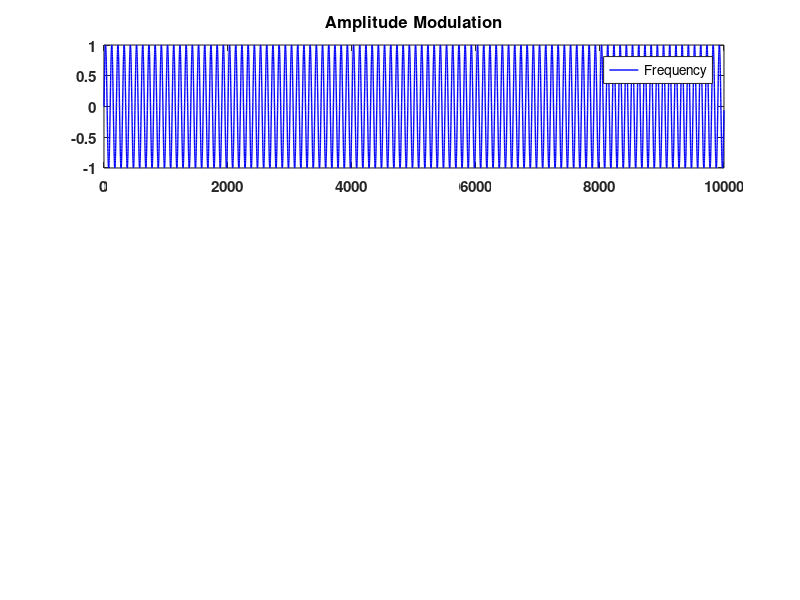

The MATLAB script that drew this image: (Note: this script raises an error after producing the figure.)
format long g
format compact
clc
close all
clearvars

% get the location of the script file to save figures
full_path = mfilename('fullpath');
[scriptpath,  filename, ext] = fileparts(full_path);

line_width = 1.0;
plot_num = 1;

data_path = 'D:\data\modulation\';

%% AM modulation

sample_rate = 1e6;

% time
t = 0:9999;

% base frequency to modulate
fo = 10000;
freq = sin(2*pi()*fo/sample_rate*t);

% amplitude
amplitude = 0.5*cos(2*pi()*(200/sample_rate)*t) + 0.5;

% create the signal
am_sig = freq.*amplitude;

% data plots
figure(plot_num)
set(gcf,'position',([50,50,1600,500]),'color','w')

subplot(3,1,1)
hold on
grid on
box on
plot(t, freq, 'b', 'LineWidth', line_width)
set(gca,'fontweight','bold','FontSize',11);
xlim([0, numel(t)]);
legend('Frequency')
title('Amplitude Modulation', 'fontweight','bold','FontSize',12);
ax = gca;
ax.Position = [0.02 ax.Position(2) 0.96 ax.Position(4)];

subplot(3,1,2)
hold on
grid on
box on
plot(t, amplitude, 'k', 'LineWidth', line_width)
set(gca,'fontweight','bold','FontSize',11);
xlim([0, numel(t)]);
legend('Analog Data')
ax = gca;
ax.Position = [0.02 ax.Position(2) 0.96 ax.Position(4)];

subplot(3,1,3)
hold on
grid on
box on
plot(t, amplitude, 'k', 'LineWidth', line_width)
plot(t, am_sig, 'b', 'LineWidth', line_width)
set(gca,'fontweight','bold','FontSize',11);
xlim([0, numel(t)]);
legend({'Data', 'Modulated Data'});
ax = gca;
ax.Position = [0.02 ax.Position(2) 0.96 ax.Position(4)];
print(plot_num, '-dpng', fullfile(data_path,strcat('am_time_plot.png')));
plot_num = plot_num + 1;

[s, f, ts] = spectrogram(complex(am_sig, zeros(1, numel(am_sig))), 64, 32, 64, sample_rate, 'centered'); 

% spectrogram
figure(plot_num)
set(gcf,'position',([50,50,1000,800]),'color','w')
surf(ts, f/1e6, 20*log10(abs(s)), 'EdgeColor', 'none')
colormap(jet(100));
grid on
box on
set(gca,'fontweight','bold','FontSize',12);
xlabel('Time (s)', 'fontweight','bold','FontSize',12);
ylabel('Frequency (MHz)', 'fontweight','bold','FontSize',12);
zlabel('Amplitude (dBfs)', 'fontweight','bold','FontSize',12);
ax = gca;
ax.Position = [0.08 0.08 0.875 0.88];

view(0,0);
print(plot_num, '-dpng', fullfile(data_path,strcat('am_spectrogram_0_0.png')));
view(90,0)
print(plot_num, '-dpng', fullfile(data_path,strcat('am_spectrogram_90_0.png')));
view(90,-90)
print(plot_num, '-dpng', fullfile(data_path,strcat('am_spectrogram_90_90.png')));

plot_num = plot_num + 1;

%% ASK

amplitude = 1.0;
sample_rate = 1e6;
symbol_length = 0.001;

% time
t = 0:9999;

% base frequency to modulate
fo = 10000;
freq = sin(2*pi()*fo/sample_rate*t);

% amplitude
% A0 = 0.1*ones(1, 1000);
% A1 = 0.95 * ones(1, 1000);
% amplitude = [A1, A1, A0, A1, A0, A0, A1, A0, A1, A0];
% data
data = [1, 0, 1, 0, 0, 1, 1, 1, 0, 1];
[iq] = generate_ask(data, amplitude, sample_rate, symbol_length);
ask_sig = freq.' .* real(iq);

% create the signal
% ask_sig = freq.*amplitude;

% data plots
figure(plot_num)
set(gcf,'position',([50,50,1600,500]),'color','w')

subplot(3,1,1)
hold on
grid on
box on
plot(t, freq, 'b', 'LineWidth', line_width)
set(gca,'fontweight','bold','FontSize',11);
xlim([0, numel(t)]);
legend('Frequency')
title('ASK Modulation', 'fontweight','bold','FontSize',12);
ax = gca;
ax.Position = [0.02 ax.Position(2) 0.96 ax.Position(4)];

subplot(3,1,2)
hold on
grid on
box on
plot(t, amplitude, 'k', 'LineWidth', line_width)
set(gca,'fontweight','bold','FontSize',11);
xlim([0, numel(t)]);
legend('Binary Data')
ax = gca;
ax.Position = [0.02 ax.Position(2) 0.96 ax.Position(4)];

subplot(3,1,3)
hold on
grid on
box on
plot(t, real(iq), 'k', 'LineWidth', line_width)
plot(t, ask_sig, 'b', 'LineWidth', line_width)
set(gca,'fontweight','bold','FontSize',11);
xlim([0, numel(t)]);
legend({'Data', 'Modulated Data'});
ax = gca;
ax.Position = [0.02 ax.Position(2) 0.96 ax.Position(4)];
print(plot_num, '-dpng', fullfile(data_path,strcat('ask_time_plot.png')));
plot_num = plot_num + 1;

[s, f, ts] = spectrogram(ask_sig, 64, 32, 64, sample_rate, 'centered'); 

% spectrogram
figure(plot_num)
set(gcf,'position',([50,50,1000,800]),'color','w')
surf(ts, f/1e6, 20*log10(abs(s)), 'EdgeColor', 'none')
colormap(jet(100));
grid on
box on
set(gca,'fontweight','bold','FontSize',12);
xlabel('Time (s)', 'fontweight','bold','FontSize',12);
ylabel('Frequency (MHz)', 'fontweight','bold','FontSize',12);
zlabel('Amplitude (dBfs)', 'fontweight','bold','FontSize',12);
ax = gca;
ax.Position = [0.08 0.08 0.875 0.88];

view(0,0);
print(plot_num, '-dpng', fullfile(data_path,strcat('ask_spectrogram_0_0.png')));
view(90,0)
print(plot_num, '-dpng', fullfile(data_path,strcat('ask_spectrogram_90_0.png')));
view(90,-90)
print(plot_num, '-dpng', fullfile(data_path,strcat('ask_spectrogram_90_90.png')));

plot_num = plot_num + 1;

%% FM
amplitude = 1.0;

sample_rate = 1e6;
analog_sr = 20000;

% time
t = (0:199);

% base frequency to modulate
fo = sample_rate;
freq = sin(2*pi()*fo/(200*sample_rate)*(0:19999));

% analog data
d1 = cos(2*pi()*(400/analog_sr)*t);
d2 = cos(2*pi()*(100/analog_sr)*t);
d3 = cos(2*pi()*(600/analog_sr)*t);
d4 = cos(2*pi()*(200/analog_sr)*t);
d5 = cos(2*pi()*(800/analog_sr)*t);
data = [d1, d2, d3, d4, d5];


[iq] = generate_fm(data, sample_rate, 1/analog_sr, 4000, amplitude);
fm_sig = imag(iq);

% calculate the real FM signal
% samples_per_symbol = floor(sample_rate * 1/analog_sr + 0.5);
% fm_sig = zeros(numel(data) * samples_per_symbol, 1);

% int_val = 0;
% index = 1;
% 
% for idx = 1:numel(data)-1
% 
%     % // short cuts based on evenely spaced upsampling
%     slope = (data(idx+1) - data(idx))/(samples_per_symbol);
% 
%     for jdx = 0:samples_per_symbol-1
%         int_val = int_val + (data(idx) + jdx*slope);
%         fm_sig(index) = cos(int_val*2*pi*(4000/sample_rate));
%         index = index + 1;
%     end
% end

t_plot = (0:numel(data)-1)/analog_sr;
fm_plot = (0:numel(fm_sig)-1)/sample_rate;

% data plots
figure(plot_num)
set(gcf,'position',([50,50,1600,500]),'color','w')

subplot(3,1,1)
hold on
grid on
box on
plot(0:numel(freq)-1, freq, 'b', 'LineWidth', line_width)
set(gca,'fontweight','bold','FontSize',11);
xlim([0, numel(freq)-1]);
legend('Frequency')
title('Frequency Modulation', 'fontweight','bold','FontSize',12);
ax = gca;
ax.Position = [0.02 ax.Position(2) 0.96 ax.Position(4)];

subplot(3,1,2)
hold on
grid on
box on
plot(t_plot, data, 'k', 'LineWidth', line_width)
set(gca,'fontweight','bold','FontSize',11);
xlim([0,t_plot(end)]);
legend('Binary Data')
ax = gca;
ax.Position = [0.02 ax.Position(2) 0.96 ax.Position(4)];

subplot(3,1,3)
hold on
grid on
box on
% plot(t, data, '--g', 'LineWidth', line_width)
% plot(real(iq_data), 'b', 'LineWidth', line_width)
plot(fm_plot, fm_sig, 'b', 'LineWidth', line_width)
set(gca,'fontweight','bold','FontSize',11);
% xlim([0, numel(t)]);
legend({'Modulated Data'});
ax = gca;
ax.Position = [0.02 ax.Position(2) 0.96 ax.Position(4)];
print(plot_num, '-dpng', fullfile(data_path,strcat('fm_time_plot.png')));
plot_num = plot_num + 1;

[s, f, ts] = spectrogram(iq, 64, 32, 64, sample_rate, 'centered'); 

% spectrogram
figure(plot_num)
set(gcf,'position',([50,50,1000,800]),'color','w')
surf(ts, f/1e6, 20*log10(abs(s)), 'EdgeColor', 'none')
colormap(jet(100));
grid on
box on
set(gca,'fontweight','bold','FontSize',12);
xlabel('Time (s)', 'fontweight','bold','FontSize',12);
ylabel('Frequency (MHz)', 'fontweight','bold','FontSize',12);
zlabel('Amplitude (dBfs)', 'fontweight','bold','FontSize',12);
ax = gca;
ax.Position = [0.08 0.08 0.875 0.88];

view(0,0);
print(plot_num, '-dpng', fullfile(data_path,strcat('fm_spectrogram_0_0.png')));
view(90,0)
print(plot_num, '-dpng', fullfile(data_path,strcat('fm_spectrogram_90_0.png')));
view(90,-90)
print(plot_num, '-dpng', fullfile(data_path,strcat('fm_spectrogram_90_90.png')));

plot_num = plot_num + 1;

%% FSK

sample_rate = 1e6;

% freq
fo = 20000;
symbol_length = 0.001;

% data
% data = randi([0,1], 10,1);
data = [1, 0, 1, 0, 0, 1, 1, 1, 0, 1];

d2 = [];
for idx=1:numel(data)
    d2 = cat(1, d2, data(idx)*ones(sample_rate*symbol_length, 1));
end

iq = generate_fsk(data, 1, sample_rate, symbol_length, 0, fo);
fsk_sig = imag(iq);
t_iq = (0:numel(iq)-1)/sample_rate;

x_data = 0:numel(data)-1;
fm_plot = (0:numel(fsk_sig)-1)/sample_rate;

% data plot
figure(plot_num)
set(gcf,'position',([50,50,1600,400]),'color','w')

subplot(2,1,1)
hold on
grid on
box on
plot(x_data, data, 'k', 'LineWidth', 1)
set(gca,'fontweight','bold','FontSize',11);
xlim([0,x_data(end)]);
legend('Binary Data')
title('FSK Modulation', 'fontweight','bold','FontSize',12);
ax = gca;
ax.Position = [0.02 ax.Position(2) 0.96 ax.Position(4)];

subplot(2,1,2)
hold on
grid on
box on
plot(fm_plot, d2, 'k', 'LineWidth', line_width)
plot(fm_plot, fsk_sig, 'b', 'LineWidth', line_width)
set(gca,'fontweight','bold','FontSize',11);
xlim([0, fm_plot(end)]);
legend({'Data', 'Modulated Data'});
ax = gca;
ax.Position = [0.02 0.125 0.96 ax.Position(4)];
print(plot_num, '-dpng', fullfile(data_path,strcat('fsk_time_plot.png')));
plot_num = plot_num + 1;

% iq data plot
figure(plot_num)
set(gcf,'position',([50,50,1000,800]),'color','w')
scatter3(t_iq, real(iq), imag(iq), 20, 'o', 'b', 'filled');
hold on
box on
grid on
plot3(t_iq, real(iq), imag(iq), 'b');
set(gca,'fontweight','bold','FontSize',11);
xlabel('Time (s)', 'fontweight','bold');
ylabel('I', 'fontweight','bold');
zlabel('Q', 'fontweight','bold');
view(-70,10);
ax = gca;
ax.Position = [0.08 0.08 0.865 0.88];
print(plot_num, '-dpng', fullfile(data_path,strcat('fsk_iq_plot.png')));
plot_num = plot_num + 1;

[s, f, ts] = spectrogram(iq, 512, 480, 512, sample_rate, 'centered'); 

% spectrogram
figure(plot_num)
set(gcf,'position',([50,50,1000,800]),'color','w')
surf(ts, f/1e6, 20*log10(abs(s)), 'EdgeColor', 'none')
colormap(jet(100));
grid on
box on
set(gca,'fontweight','bold','FontSize',12);
xlabel('Time (s)', 'fontweight','bold','FontSize',12);
ylabel('Frequency (MHz)', 'fontweight','bold','FontSize',12);
zlabel('Amplitude (dBfs)', 'fontweight','bold','FontSize',12);
ax = gca;
ax.Position = [0.08 0.08 0.875 0.88];

view(0,0);
print(plot_num, '-dpng', fullfile(data_path,strcat('fsk_spectrogram_0_0.png')));
view(90,0)
print(plot_num, '-dpng', fullfile(data_path,strcat('fsk_spectrogram_90_0.png')));
view(90,-90)
print(plot_num, '-dpng', fullfile(data_path,strcat('fsk_spectrogram_90_90.png')));

plot_num = plot_num + 1;


%% bpsk

amplitude = 1.0;
sample_rate = 10e6;

bit_length = 0.000001;

% data
data = randi([0,1], 200,1);
x_data = 0:numel(data)-1;

num_bits = 1;
iq_map = [-1+-0i; 1+0i];
gc = [0,1];

[iq] = generate_bpsk(data, amplitude, sample_rate, bit_length);
t_iq = (0:numel(iq)-1)/sample_rate;

% data plots
figure(plot_num)
set(gcf,'position',([50,50,1600,400]),'color','w')

subplot(2,1,1)
hold on
grid on
box on
plot(x_data, data, 'k', 'LineWidth', 1)
set(gca,'fontweight','bold','FontSize',11);
xlim([0,x_data(end)]);
legend('Binary Data')
title('BPSK Modulation', 'fontweight','bold','FontSize',12);
ax = gca;
ax.Position = [0.02 ax.Position(2) 0.96 ax.Position(4)];

subplot(2,1,2)
hold on
grid on
box on
plot(t_iq, real(iq), 'b', 'LineWidth', line_width)
plot(t_iq, imag(iq), 'r', 'LineWidth', line_width)
set(gca,'fontweight','bold','FontSize',11);
xlim([0, t_iq(end)]);
legend({'I', 'Q'});
ax = gca;
ax.Position = [0.02 0.125 0.96 ax.Position(4)];
print(plot_num, '-dpng', fullfile(data_path,strcat('bpsk_time_plot.png')));
plot_num = plot_num + 1;

% iq map plot
figure(plot_num)
set(gcf,'position',([50,50,1000,800]),'color','w')
hold on
grid on
box on
scatter(real(iq_map), imag(iq_map), 20, 'o', 'b', 'filled');
for idx=1:numel(iq_map)
    x = real(iq_map(gc(idx)+1,1));
    y = imag(iq_map(gc(idx)+1,1));
    text( x-0.01,y-0.1, strcat(dec2base(gc(idx),2, num_bits)),'Color',[0 0 0], 'fontweight','bold');
end
set(gca,'fontweight','bold','FontSize',11);
xlabel('I', 'fontweight','bold');
ylabel('Q', 'fontweight','bold');
xlim([-1.1, 1.1]);
ylim([-1.1, 1.1]);
pt = title('Constellation Map', 'fontweight','bold','FontSize',12);
set(pt,'position',get(pt,'position')+[0 0.01 0])
ax = gca;
ax.XAxisLocation = 'origin';
ax.YAxisLocation = 'origin';
ax.Position = [0.04 0.04 0.92 0.92];
print(plot_num, '-dpng', fullfile(data_path,strcat('bpsk_iqmap_plot.png')));
plot_num = plot_num + 1;

% iq data plot
figure(plot_num)
set(gcf,'position',([50,50,1000,800]),'color','w')
scatter3(t_iq, real(iq), imag(iq), 20, 'o', 'b', 'filled');
hold on
box on
grid on
plot3(t_iq, real(iq), imag(iq), 'b');
set(gca,'fontweight','bold','FontSize',11);
xlabel('Time (s)', 'fontweight','bold');
ylabel('I', 'fontweight','bold');
zlabel('Q', 'fontweight','bold');
view(-70,10);
ax = gca;
ax.Position = [0.08 0.08 0.875 0.88];
print(plot_num, '-dpng', fullfile(data_path,strcat('bpsk_iq_plot.png')));
plot_num = plot_num + 1;

[s, f, ts] = spectrogram(iq, 128, 64, 128, sample_rate, 'centered'); 

% spectrogram
figure(plot_num)
set(gcf,'position',([50,50,1000,800]),'color','w')
surf(ts, f/1e6, 20*log10(abs(s)), 'EdgeColor', 'none')
colormap(jet(100));
grid on
box on
set(gca,'fontweight','bold','FontSize',12);
xlabel('Time (s)', 'fontweight','bold','FontSize',12);
ylabel('Frequency (MHz)', 'fontweight','bold','FontSize',12);
zlabel('Amplitude (dBfs)', 'fontweight','bold','FontSize',12);
ax = gca;
ax.Position = [0.08 0.08 0.875 0.88];

view(0,0);
print(plot_num, '-dpng', fullfile(data_path,strcat('bpsk_spectrogram_0_0.png')));
view(90,0)
print(plot_num, '-dpng', fullfile(data_path,strcat('bpsk_spectrogram_90_0.png')));
view(90,-90)
print(plot_num, '-dpng', fullfile(data_path,strcat('bpsk_spectrogram_90_90.png')));
plot_num = plot_num + 1;

%% QPSK

amplitude = 1.0;
sample_rate = 10e6;

bit_length = 0.000001;

% data
data = randi([0,1], 2*200,1);
x_data = 0:numel(data)-1;

num_bits = 2;
[iq_map, gc] = create_qam_constellation(num_bits);

[iq] = generate_qpsk(data, sample_rate, bit_length);
t_iq = (0:numel(iq)-1)/sample_rate;

% data plots
figure(plot_num)
set(gcf,'position',([50,50,1600,400]),'color','w')

subplot(2,1,1)
hold on
grid on
box on
plot(x_data, data, 'k', 'LineWidth', 1)
set(gca,'fontweight','bold','FontSize',11);
xlim([0,x_data(end)]);
legend('Binary Data')
title('QPSK Modulation', 'fontweight','bold','FontSize',12);
ax = gca;
ax.Position = [0.02 ax.Position(2) 0.96 ax.Position(4)];

subplot(2,1,2)
hold on
grid on
box on
plot(t_iq, real(iq), 'b', 'LineWidth', line_width)
plot(t_iq, imag(iq), 'r', 'LineWidth', line_width)
set(gca,'fontweight','bold','FontSize',11);
xlim([0, t_iq(end)]);
legend({'I', 'Q'});
ax = gca;
ax.Position = [0.02 0.125 0.96 ax.Position(4)];
print(plot_num, '-dpng', fullfile(data_path,strcat('qpsk_time_plot.png')));
plot_num = plot_num + 1;

% iq map plot
figure(plot_num)
set(gcf,'position',([50,50,1000,800]),'color','w')
hold on
grid on
box on
scatter(real(iq_map), imag(iq_map), 20, 'o', 'b', 'filled');
for idx=1:numel(iq_map)
    x = real(iq_map(gc(idx)+1,1));
    y = imag(iq_map(gc(idx)+1,1));
    text( x-0.02,y-0.05, strcat(dec2base(gc(idx),2, num_bits)),'Color',[0 0 0], 'fontweight','bold');
end
set(gca,'fontweight','bold','FontSize',11);
xlabel('I', 'fontweight','bold');
ylabel('Q', 'fontweight','bold');
xlim([-1.1, 1.1]);
ylim([-1.1, 1.1]);
pt = title('Constellation Map', 'fontweight','bold','FontSize',12);
set(pt,'position',get(pt,'position')+[0 0.01 0])
ax = gca;
ax.XAxisLocation = 'origin';
ax.YAxisLocation = 'origin';
ax.Position = [0.04 0.04 0.92 0.92];
print(plot_num, '-dpng', fullfile(data_path,strcat('qpsk_iqmap_plot.png')));
plot_num = plot_num + 1;

% iq data plot
figure(plot_num)
set(gcf,'position',([50,50,1000,800]),'color','w')
scatter3(t_iq, real(iq), imag(iq), 20, 'o', 'b', 'filled');
hold on
box on
grid on
plot3(t_iq, real(iq), imag(iq), 'b');
set(gca,'fontweight','bold','FontSize',11);
xlabel('Time (s)', 'fontweight','bold');
ylabel('I', 'fontweight','bold');
zlabel('Q', 'fontweight','bold');
view(-70,10);
ax = gca;
ax.Position = [0.08 0.08 0.875 0.88];
print(plot_num, '-dpng', fullfile(data_path,strcat('qpsk_iq_plot.png')));
plot_num = plot_num + 1;

[s, f, ts] = spectrogram(iq, 128, 64, 128, sample_rate, 'centered'); 

% spectrogram
figure(plot_num)
set(gcf,'position',([50,50,1000,800]),'color','w')
surf(ts, f/1e6, 20*log10(abs(s)), 'EdgeColor', 'none')
colormap(jet(100));
grid on
box on
set(gca,'fontweight','bold','FontSize',12);
xlabel('Time (s)', 'fontweight','bold','FontSize',12);
ylabel('Frequency (MHz)', 'fontweight','bold','FontSize',12);
zlabel('Amplitude (dBfs)', 'fontweight','bold','FontSize',12);
ax = gca;
ax.Position = [0.08 0.08 0.875 0.88];

view(0,0);
print(plot_num, '-dpng', fullfile(data_path,strcat('qpsk_spectrogram_0_0.png')));
view(90,0)
print(plot_num, '-dpng', fullfile(data_path,strcat('qpsk_spectrogram_90_0.png')));
view(90,-90)
print(plot_num, '-dpng', fullfile(data_path,strcat('qpsk_spectrogram_90_90.png')));
plot_num = plot_num + 1;

%% O-QPSK

amplitude = 1.0;
sample_rate = 10e6;

bit_length = 0.000001;

% data
data = randi([0,1], 2*200, 1);
x_data = 0:numel(data)-1;

num_bits = 2;
[iq_map, gc] = create_qam_constellation(num_bits);

[iq] = generate_oqpsk(data, sample_rate, bit_length/2);
t_iq = (0:numel(iq)-1)/sample_rate;

% data plot
figure(plot_num)
set(gcf,'position',([50,50,1600,400]),'color','w')

subplot(2,1,1)
hold on
grid on
box on
plot(x_data, data, 'k', 'LineWidth', 1)
set(gca,'fontweight','bold','FontSize',11);
xlim([0,x_data(end)]);
legend('Binary Data')
title('OQPSK Modulation', 'fontweight','bold','FontSize',12);
ax = gca;
ax.Position = [0.02 ax.Position(2) 0.96 ax.Position(4)];

subplot(2,1,2)
hold on
grid on
box on
plot(t_iq, real(iq), 'b', 'LineWidth', line_width)
plot(t_iq, imag(iq), 'r', 'LineWidth', line_width)
set(gca,'fontweight','bold','FontSize',11);
xlim([0, t_iq(end)]);
legend({'I', 'Q'});
ax = gca;
ax.Position = [0.02 0.125 0.96 ax.Position(4)];
print(plot_num, '-dpng', fullfile(data_path,strcat('oqpsk_time_plot.png')));
plot_num = plot_num + 1;

% iq map plot
figure(plot_num)
set(gcf,'position',([50,50,1000,800]),'color','w')
hold on
grid on
box on
scatter(real(iq_map), imag(iq_map), 20, 'o', 'b', 'filled');
for idx=1:numel(iq_map)
    x = real(iq_map(gc(idx)+1,1));
    y = imag(iq_map(gc(idx)+1,1));
    text( x-0.02,y-0.05, strcat(dec2base(gc(idx),2, num_bits)),'Color',[0 0 0], 'fontweight','bold');
end
set(gca,'fontweight','bold','FontSize',11);
xlabel('I', 'fontweight','bold');
ylabel('Q', 'fontweight','bold');
xlim([-1.1, 1.1]);
ylim([-1.1, 1.1]);
pt = title('Constellation Map', 'fontweight','bold','FontSize',12);
set(pt,'position',get(pt,'position')+[0 0.01 0])
ax = gca;
ax.XAxisLocation = 'origin';
ax.YAxisLocation = 'origin';
ax.Position = [0.04 0.04 0.92 0.92];
print(plot_num, '-dpng', fullfile(data_path,strcat('oqpsk_iqmap_plot.png')));
plot_num = plot_num + 1;

% iq data plot
figure(plot_num)
set(gcf,'position',([50,50,1000,800]),'color','w')
scatter3(t_iq, real(iq), imag(iq), 20, 'o', 'b', 'filled');
hold on
box on
grid on
plot3(t_iq, real(iq), imag(iq), 'b');
set(gca,'fontweight','bold','FontSize',11);
xlabel('Time (s)', 'fontweight','bold');
ylabel('I', 'fontweight','bold');
zlabel('Q', 'fontweight','bold');
view(-70,10);
ax = gca;
ax.Position = [0.08 0.08 0.875 0.88];
print(plot_num, '-dpng', fullfile(data_path,strcat('oqpsk_iq_plot.png')));
plot_num = plot_num + 1;

[s, f, ts] = spectrogram(iq, 128, 64, 128, sample_rate, 'centered'); 

% spectrogram
figure(plot_num)
set(gcf,'position',([50,50,1000,800]),'color','w')
surf(ts, f/1e6, 20*log10(abs(s)), 'EdgeColor', 'none')
colormap(jet(100));
grid on
box on
set(gca,'fontweight','bold','FontSize',12);
xlabel('Time (s)', 'fontweight','bold','FontSize',12);
ylabel('Frequency (MHz)', 'fontweight','bold','FontSize',12);
zlabel('Amplitude (dBfs)', 'fontweight','bold','FontSize',12);
ax = gca;
ax.Position = [0.08 0.08 0.875 0.88];

view(0,0);
print(plot_num, '-dpng', fullfile(data_path,strcat('oqpsk_spectrogram_0_0.png')));
view(90,0)
print(plot_num, '-dpng', fullfile(data_path,strcat('oqpsk_spectrogram_90_0.png')));
view(90,-90)
print(plot_num, '-dpng', fullfile(data_path,strcat('oqpsk_spectrogram_90_90.png')));

plot_num = plot_num + 1;

%% 16 QAM

amplitude = 1.0;
sample_rate = 10e6;

bit_length = 0.000001;
num_bits = 4;

% data
data = randi([0,1], num_bits*100, 1);
x_data = 0:numel(data)-1;

% create the mapping constellation
[iq_map, gc] = create_qam_constellation(num_bits);

[iq] = generate_qam(data, amplitude, sample_rate, iq_map, bit_length);
t_iq = (0:numel(iq)-1)/sample_rate;

% time plots
figure(plot_num)
set(gcf,'position',([50,50,1600,400]),'color','w')

subplot(2,1,1)
hold on
grid on
box on
plot(x_data, data, 'k', 'LineWidth', 1)
set(gca,'fontweight','bold','FontSize',11);
xlim([0,x_data(end)]);
legend('Binary Data')
title('16QAM Modulation', 'fontweight','bold','FontSize',12);
ax = gca;
ax.Position = [0.02 ax.Position(2) 0.96 ax.Position(4)];

subplot(2,1,2)
hold on
grid on
box on
plot(t_iq, real(iq), 'b', 'LineWidth', line_width)
plot(t_iq, imag(iq), 'r', 'LineWidth', line_width)
set(gca,'fontweight','bold','FontSize',11);
xlim([0, t_iq(end)]);
legend({'I', 'Q'});
ax = gca;
ax.Position = [0.02 0.125 0.96 ax.Position(4)];
print(plot_num, '-dpng', fullfile(data_path,strcat('16qam_time_plot.png')));
plot_num = plot_num + 1;

% iq map plot
figure(plot_num)
set(gcf,'position',([50,50,1000,800]),'color','w')
hold on
grid on
box on
scatter(real(iq_map), imag(iq_map), 20, 'o', 'b', 'filled');
for idx=1:numel(iq_map)
    x = real(iq_map(gc(idx)+1,1));
    y = imag(iq_map(gc(idx)+1,1));
    text( x-0.04,y-0.05, strcat(dec2base(gc(idx),2, num_bits)),'Color',[0 0 0], 'fontweight','bold');
end
set(gca,'fontweight','bold','FontSize',11);
xlabel('I', 'fontweight','bold');
ylabel('Q', 'fontweight','bold');
xlim([-1.1, 1.1]);
ylim([-1.1, 1.1]);
pt = title('Constellation Map', 'fontweight','bold','FontSize',12);
set(pt,'position',get(pt,'position')+[0 0.01 0])
ax = gca;
ax.XAxisLocation = 'origin';
ax.YAxisLocation = 'origin';
ax.Position = [0.04 0.04 0.92 0.92];
print(plot_num, '-dpng', fullfile(data_path,strcat('16qam_iqmap_plot.png')));
plot_num = plot_num + 1;

% iq data plot
figure(plot_num)
set(gcf,'position',([50,50,1000,800]),'color','w')
hold on
box on
grid on
scatter3(t_iq, real(iq), imag(iq), 20, 'o', 'b', 'filled');
plot3(t_iq, real(iq), imag(iq), 'b');
set(gca,'fontweight','bold','FontSize',11);
xlabel('Time (s)', 'fontweight','bold');
ylabel('I', 'fontweight','bold');
zlabel('Q', 'fontweight','bold');
view(-70,10);
ax = gca;
ax.Position = [0.08 0.08 0.875 0.88];
print(plot_num, '-dpng', fullfile(data_path,strcat('16qam_iq_plot.png')));
plot_num = plot_num + 1;

[s, f, ts] = spectrogram(iq, 128, 64, 128, sample_rate, 'centered'); 

% spectrogram
figure(plot_num)
set(gcf,'position',([50,50,1000,800]),'color','w')
surf(ts, f/1e6, 20*log10(abs(s)), 'EdgeColor', 'none')
colormap(jet(100));
grid on
box on
set(gca,'fontweight','bold','FontSize',12);
xlabel('Time (s)', 'fontweight','bold','FontSize',12);
ylabel('Frequency (MHz)', 'fontweight','bold','FontSize',12);
zlabel('Amplitude (dBfs)', 'fontweight','bold','FontSize',12);
ax = gca;
ax.Position = [0.08 0.08 0.875 0.88];

view(0,0);
print(plot_num, '-dpng', fullfile(data_path,strcat('16qam_spectrogram_0_0.png')));
view(90,0)
print(plot_num, '-dpng', fullfile(data_path,strcat('16qam_spectrogram_90_0.png')));
view(90,-90)
print(plot_num, '-dpng', fullfile(data_path,strcat('16qam_spectrogram_90_90.png')));

plot_num = plot_num + 1;

%% 64 QAM

amplitude = 1.0;
sample_rate = 10e6;

bit_length = 0.000001;
num_bits = 6;

% data
data = randi([0,1], 2*num_bits*100, 1);
x_data = 0:numel(data)-1;

% create the mapping constellation
[iq_map, gc] = create_qam_constellation(num_bits);

[iq] = generate_qam(data, amplitude, sample_rate, iq_map, bit_length);
t_iq = (0:numel(iq)-1)/sample_rate;

% time plots
figure(plot_num)
set(gcf,'position',([50,50,1600,400]),'color','w')

subplot(2,1,1)
hold on
grid on
box on
plot(x_data, data, 'k', 'LineWidth', 1)
set(gca,'fontweight','bold','FontSize',11);
xlim([0,x_data(end)]);
legend('Binary Data')
title('64QAM Modulation', 'fontweight','bold','FontSize',12);
ax = gca;
ax.Position = [0.02 ax.Position(2) 0.96 ax.Position(4)];

subplot(2,1,2)
hold on
grid on
box on
plot(t_iq, real(iq), 'b', 'LineWidth', line_width)
plot(t_iq, imag(iq), 'r', 'LineWidth', line_width)
set(gca,'fontweight','bold','FontSize',11);
xlim([0, t_iq(end)]);
legend({'I', 'Q'});
ax = gca;
ax.Position = [0.02 0.125 0.96 ax.Position(4)];
print(plot_num, '-dpng', fullfile(data_path,strcat('64qam_time_plot.png')));
plot_num = plot_num + 1;

% iq map plot
figure(plot_num)
set(gcf,'position',([50,50,1000,800]),'color','w')
hold on
grid on
box on
scatter(real(iq_map), imag(iq_map), 20, 'o', 'b', 'filled');
for idx=1:numel(iq_map)
    x = real(iq_map(gc(idx)+1,1));
    y = imag(iq_map(gc(idx)+1,1));
    text( x-0.06,y-0.05, strcat(dec2base(gc(idx),2, num_bits)),'Color',[0 0 0], 'fontweight','bold');
end
set(gca,'fontweight','bold','FontSize',11);
xlabel('I', 'fontweight','bold');
ylabel('Q', 'fontweight','bold');
xlim([-1.1, 1.1]);
ylim([-1.1, 1.1]);
pt = title('Constellation Map', 'fontweight','bold','FontSize',12);
set(pt,'position',get(pt,'position')+[0 0.01 0])
ax = gca;
ax.XAxisLocation = 'origin';
ax.YAxisLocation = 'origin';
ax.Position = [0.04 0.04 0.92 0.92];
print(plot_num, '-dpng', fullfile(data_path,strcat('64qam_iqmap_plot.png')));
plot_num = plot_num + 1;

% iq data plot
figure(plot_num)
set(gcf,'position',([50,50,1000,800]),'color','w')
hold on
box on
grid on
scatter3(t_iq, real(iq), imag(iq), 20, 'o', 'b', 'filled');
plot3(t_iq, real(iq), imag(iq), 'b');
set(gca,'fontweight','bold','FontSize',11);
xlabel('Time (s)', 'fontweight','bold');
ylabel('I', 'fontweight','bold');
zlabel('Q', 'fontweight','bold');
view(-70,10);
ax = gca;
ax.Position = [0.08 0.08 0.875 0.88];
print(plot_num, '-dpng', fullfile(data_path,strcat('64qam_iq_plot.png')));
plot_num = plot_num + 1;

[s, f, ts] = spectrogram(iq, 128, 64, 128, sample_rate, 'centered'); 

% spectrogram
figure(plot_num)
set(gcf,'position',([50,50,1000,800]),'color','w')
surf(ts, f/1e6, 20*log10(abs(s)), 'EdgeColor', 'none')
colormap(jet(100));
grid on
box on
set(gca,'fontweight','bold','FontSize',12);
xlabel('Time (s)', 'fontweight','bold','FontSize',12);
ylabel('Frequency (MHz)', 'fontweight','bold','FontSize',12);
zlabel('Amplitude (dBfs)', 'fontweight','bold','FontSize',12);
ax = gca;
ax.Position = [0.08 0.08 0.875 0.88];

view(0,0);
print(plot_num, '-dpng', fullfile(data_path,strcat('64qam_spectrogram_0_0.png')));
view(90,0)
print(plot_num, '-dpng', fullfile(data_path,strcat('64qam_spectrogram_90_0.png')));
view(90,-90)
print(plot_num, '-dpng', fullfile(data_path,strcat('64qam_spectrogram_90_90.png')));

plot_num = plot_num + 1;
